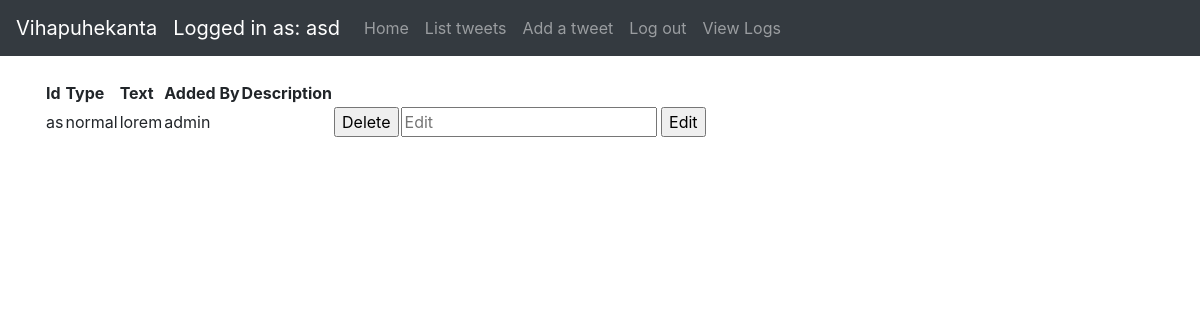
Screenshot of /tweets/5 (signed in) with the database file from the repository.
### application/auth/models.py (models this page shows, shortened)
class User(db.Model):
    __tablename__ = "account"
    id = db.Column(db.Integer, primary_key=True)
    date_created = db.Column(db.DateTime, default=db.func.current_timestamp())
    date_modified = db.Column(db.DateTime, default=db.func.current_timestamp(),
                              onupdate=db.func.current_timestamp())
    name = db.Column(db.String(144), nullable=False)
    username = db.Column(db.String(144), nullable=False)
    password = db.Column(db.String(144), nullable=False)
    tweets = db.relationship("Tweet", backref='account', lazy=True)

### application/tweets/models.py (models this page shows, shortened)
class Tweet(db.Model):
    id = db.Column(db.Integer, primary_key=True)
    date_created = db.Column(db.DateTime, default=db.func.current_timestamp())
    date_modified = db.Column(db.DateTime, default=db.func.current_timestamp(),
    onupdate=db.func.current_timestamp())
    tweetid = db.Column(db.String(100))
    tweettype = db.Column(db.String(100))
    tweettext = db.Column(db.String(300))
    addedby = db.Column(db.String(100))
    tweetdescription = db.Column(db.String(100))
    account_id = db.Column(db.Integer, db.ForeignKey('account.id'),
                           nullable=False)

### application/tweets/views.py (the view)
@app.route("/tweets/<id>")
@login_required
def tweets_view(id):
    tweets = db.session().query(Tweet).filter(Tweet.id == id)
    return render_template('tweets/tweet.html', tweets=tweets)

### application/__init__.py (called while the page is built)
@login_manager.user_loader
def load_user(user_id):
    return User.query.get(user_id)

### application/templates/tweets/tweet.html (shortened to what this page needs)
{% extends "layout.html" %}
{% block body %}
  <p>
<table>
    <tr>
      <th>Id</th>
      <th>Type</th>
      <th>Text</th>
      <th>Added By</th>
        <th>Description</th>
      <th></th>
    </tr>
    {% for tweet in tweets %}
    <tr>
        <td>{{ tweet.tweetid }}</td>
        <td>{{ tweet.tweettype }}</td>
        <td>{{ tweet.tweettext }}</td>
        <td>{{ tweet.addedby }}</td>
        <td>{{ tweet.tweetdescription }}</td>
        <td>
                        <form method="POST" action="{{ url_for('tweet_delete', id = tweet.id) }}">
                            <input type="submit" value="Delete">
                        </form>
        </td>
        <td>
            <div>
            <form method="POST" action="{{ url_for('tweet_edit', id = tweet.id) }}">
                <input type="text" name="tweetdescription" placeholder="Edit"/>
                <input type="submit" value="Edit">
            </form>
                </div>
        </td>
    </tr>
    {% endfor %}
  </table>  </p>
{% endblock %}

### application/templates/layout.html (shortened to what this page needs)
<!DOCTYPE html>
<html>
<head>
    <link rel="stylesheet" href="https://maxcdn.bootstrapcdn.com/bootstrap/4.0.0/css/bootstrap.min.css"
>
</head>
<body>
<nav class="navbar navbar-expand-md navbar-dark bg-dark mb-4">
    <a class="navbar-brand" href="#">Vihapuhekanta</a>
    {% if current_user.is_authenticated %}
        <ul class="navbar-nav mr-auto">
            <li>
                <a class="navbar-brand" href="#">Logged in as: {{ current_user.name }}</a>
            </li>
            <li class="nav-item">
                <a class="nav-link" href="/">Home</a>
            </li>
            <li class="nav-item">
                <a class="nav-link" href="{{ url_for('tweets_index') }}">List tweets</a>
            </li>
            <li class="nav-item">
                <a class="nav-link" href="{{ url_for('tweets_form') }}">Add a tweet</a>
            </li>
            <li class="nav-item">
                <a class="nav-link" href="{{ url_for('auth_logout') }}">Log out</a>
            </li>
            <li class="nav-item">
                <a class="nav-link" href="{{ url_for('view_logs') }}">View Logs</a>
            </li>
        </ul>
    {% endif %}
</nav>
<main role="main" class="container">
    {% block body %}{% endblock %}
</main>
</body>
</html>

### rows the page displays
User: name "asd"
Tweet: tweetid "as", tweettype "normal", tweettext "lorem", addedby "admin"
